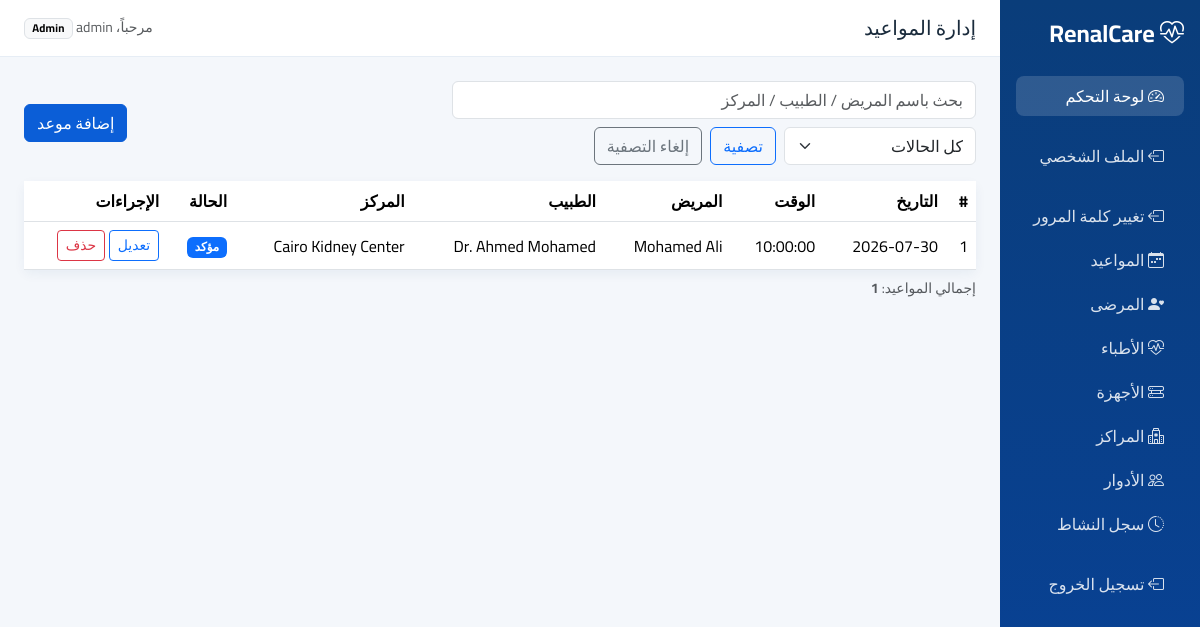
Screenshot of /admin-appointments.php (signed in) with the database file from the repository.
### tables this page shows
CREATE TABLE `appointments` (
  `id` int(11) NOT NULL,
  `patient_id` int(11) DEFAULT NULL,
  `doctor_id` int(11) DEFAULT NULL,
  `center_id` int(11) DEFAULT NULL,
  `appointment_date` date DEFAULT NULL,
  `appointment_time` time DEFAULT NULL,
  `notes` text DEFAULT NULL,
  `status` enum('pending','approved','completed','cancelled') DEFAULT 'pending'
);

CREATE TABLE `patients` (
  `id` int(11) NOT NULL,
  `user_id` int(11) DEFAULT NULL,
  `full_name` varchar(100) DEFAULT NULL,
  `phone` varchar(20) DEFAULT NULL,
  `blood_type` varchar(5) DEFAULT NULL,
  `gender` enum('Male','Female') DEFAULT NULL,
  `birth_date` date DEFAULT NULL,
  `address` text DEFAULT NULL,
  `status` enum('active','inactive') DEFAULT 'active'
);

CREATE TABLE `doctors` (
  `id` int(11) NOT NULL,
  `user_id` int(11) DEFAULT NULL,
  `full_name` varchar(100) DEFAULT NULL,
  `specialty` varchar(100) DEFAULT NULL,
  `phone` varchar(20) DEFAULT NULL,
  `center_id` int(11) DEFAULT NULL,
  `status` enum('active','inactive') DEFAULT 'active'
);

CREATE TABLE `centers` (
  `id` int(11) NOT NULL,
  `name` varchar(100) DEFAULT NULL,
  `address` text DEFAULT NULL,
  `phone` varchar(20) DEFAULT NULL
);

### admin-appointments.php (the view, shortened to what this page needs)
<?php
require_once("config/database.php");
$search = trim($_GET['search'] ?? "");
$search_safe = mysqli_real_escape_string($conn, $search);
$query = "SELECT
appointments.id,
appointments.appointment_date,
appointments.appointment_time,
appointments.status,
patients.full_name AS patient_name,
doctors.full_name AS doctor_name,
centers.name AS center_name
FROM appointments
LEFT JOIN patients
ON appointments.patient_id = patients.id
LEFT JOIN doctors
ON appointments.doctor_id = doctors.id
LEFT JOIN centers
ON appointments.center_id = centers.id
WHERE
(
patients.full_name LIKE '%$search_safe%'
OR doctors.full_name LIKE '%$search_safe%'
OR centers.name LIKE '%$search_safe%'
)";
$query .= " ORDER BY
appointments.appointment_date DESC,
appointments.appointment_time DESC";
$result = mysqli_query($conn, $query);
?>
<?php include "includes/head.php"; ?>
<body>
<div class="container-fluid">
<div class="row">
<?php include("includes/sidebar.php"); ?>
<main class="col-md-9 col-lg-10 p-0">
<?php include("includes/topbar.php"); ?>
<div class="p-4">
<div class="d-flex flex-wrap gap-2 justify-content-between align-items-center mb-3">
<form
action=""
method="get"
class="d-flex flex-wrap gap-2">
<input
type="search"
name="search"
value="<?= htmlspecialchars($search); ?>"
class="form-control"
placeholder="بحث باسم المريض / الطبيب / المركز">
<select
name="status"
class="form-select"
style="max-width:12rem">
<option value="">
كل الحالات
</option>
</select>
<button
type="submit"
class="btn btn-outline-primary">
تصفية
</button>
<a
href="admin-appointments.php"
class="btn btn-outline-secondary">
إلغاء التصفية
</a>
</form>
<a
href="admin-appointment-form.php"
class="btn btn-primary">
إضافة موعد
</a>
</div>
<div class="card">
<div class="table-responsive">
<table class="table table-hover align-middle mb-0">
<thead>
<tr>
<th>#</th>
<th>التاريخ</th>
<th>الوقت</th>
<th>المريض</th>
<th>الطبيب</th>
<th>المركز</th>
<th>الحالة</th>
<th>الإجراءات</th>
</tr>
</thead>
<tbody>
<?php if (mysqli_num_rows($result) > 0): ?>
<?php while ($row = mysqli_fetch_assoc($result)): ?>
<tr>
<td>
<?= (int)$row['id']; ?>
</td>
<td>
<?= htmlspecialchars($row['appointment_date'] ?? '—'); ?>
</td>
<td>
<?= htmlspecialchars($row['appointment_time'] ?? '—'); ?>
</td>
<td>
<?= htmlspecialchars($row['patient_name'] ?? '—'); ?>
</td>
<td>
<?= htmlspecialchars($row['doctor_name'] ?? '—'); ?>
</td>
<td>
<?= htmlspecialchars($row['center_name'] ?? '—'); ?>
</td>
<td>
<?php if ($row['status'] == "pending"): ?>
<span class="badge text-bg-warning">
بانتظار التأكيد
</span>
<?php elseif ($row['status'] == "approved"): ?>
<span class="badge text-bg-primary">
مؤكد
</span>
<?php elseif ($row['status'] == "completed"): ?>
<span class="badge text-bg-success">
تمت
</span>
<?php elseif ($row['status'] == "cancelled"): ?>
<span class="badge text-bg-danger">
ملغي
</span>
<?php else: ?>
<span class="badge text-bg-secondary">
<?= htmlspecialchars($row['status'] ?? '—'); ?>
</span>
<?php endif; ?>
</td>
<td class="text-nowrap">
<a
href="admin-appointment-form.php?id=<?= (int)$row['id']; ?>"
class="btn btn-sm btn-outline-primary">
تعديل
</a>
<a
href="admin-appointment-delete.php?id=<?= (int)$row['id']; ?>"
class="btn btn-sm btn-outline-danger"
onclick="return confirm('هل أنت متأكد من حذف هذا الموعد؟');">
حذف
</a>
</td>
</tr>
<?php endwhile; ?>
<?php endif; ?>
</tbody>
</table>
</div>
</div>
<p class="small text-muted mt-2">
إجمالي المواعيد:
<strong>
<?= mysqli_num_rows($result); ?>
</strong>
</p>
</div>
</main>
</div>
</div>
</body>
</html>

### assets/css/app.css (style rules this page uses)
:root { --kc-primary: #0b5ed7; --kc-primary-dark: #084298; --kc-bg: #f4f7fb; --kc-sidebar: #0a3d7a; --kc-card: #ffffff; --kc-text: #1a2b3c; --kc-muted: #6c757d; }
body { font-family: "Cairo", system-ui, sans-serif; background: var(--kc-bg); color: var(--kc-text); }
.card { border: 0; box-shadow: 0 0.25rem 0.75rem rgba(10, 61, 122, 0.06); }
.btn-primary { background-color: var(--kc-primary); border-color: var(--kc-primary); }

### assets/css/site-extra.css (style rules this page uses)
.table td, .table th { vertical-align: middle; }

### rows the page displays
appointments: id "1", appointment_date "2026-07-30", appointment_time "10:00:00", patient.full_name "Mohamed Ali", doctor.full_name "Dr. Ahmed Mohamed", center.name "Cairo Kidney Center", status "مؤكد"

### other values shown
$title "إدارة المواعيد"
$_SESSION['user_name'] "admin"
mysqli_num_rows($result) "1"
